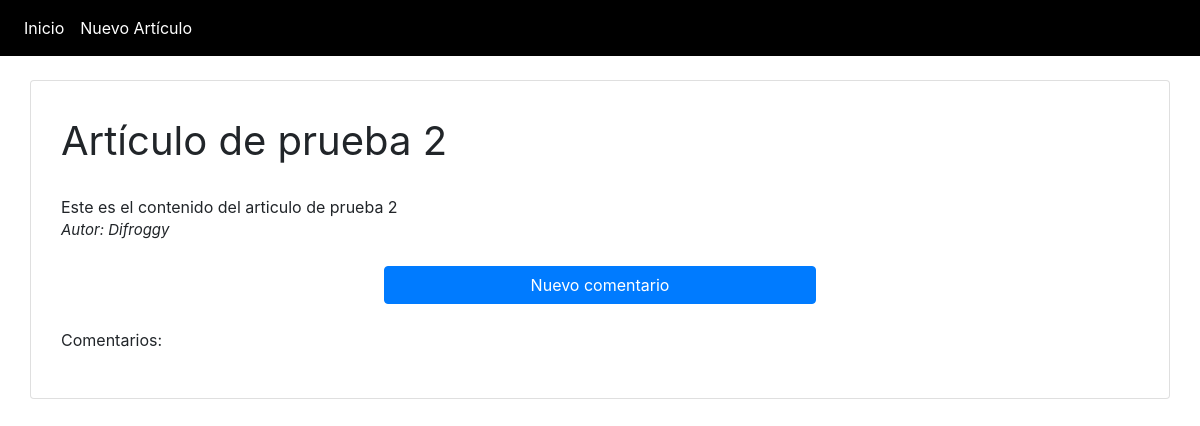
/ver/20, run on the app's committed database.
### testBlog/models.py (models this page shows, shortened)
class article(models.Model):
    title = models.CharField(max_length=100)
    content = models.CharField(max_length=1000)
    author = models.CharField(max_length=50, default="anónimo")

### testBlog/views.py (the view)
# urls.py: path('ver/<int:id>', views.ver, name='ver'),
def ver(request, id):
    obj = article.objects.get(pk=id)
    com = list(comment.objects.filter(article=obj))
    context = {
        'obj': obj,
        'comments': com
    }
    return render(request, 'testBlog/ver.html', context)

### testBlog/templates/testBlog/ver.html (shortened to what this page needs)
{% extends 'testBlog/base.html' %}
{% block content %}
<div style="width: 100%; font-size:40px">{{obj.title}}</div>
<br>
{{obj.content}}
<br>
<div style="font-style: italic; align-self: right; font-size:15px">Autor: {{obj.author}}</div>
<br style="margin-bottom: 20px;">
<a href="/comentario/{{obj.id}}" class="btn btn-primary" style="margin: 0px 30% 0px">Nuevo comentario</a>
<br>
Comentarios:
{% endblock %}

### data on the page
article: title "Artículo de prueba 2", content "Este es el contenido del articulo de prueba 2", author "Difroggy"
